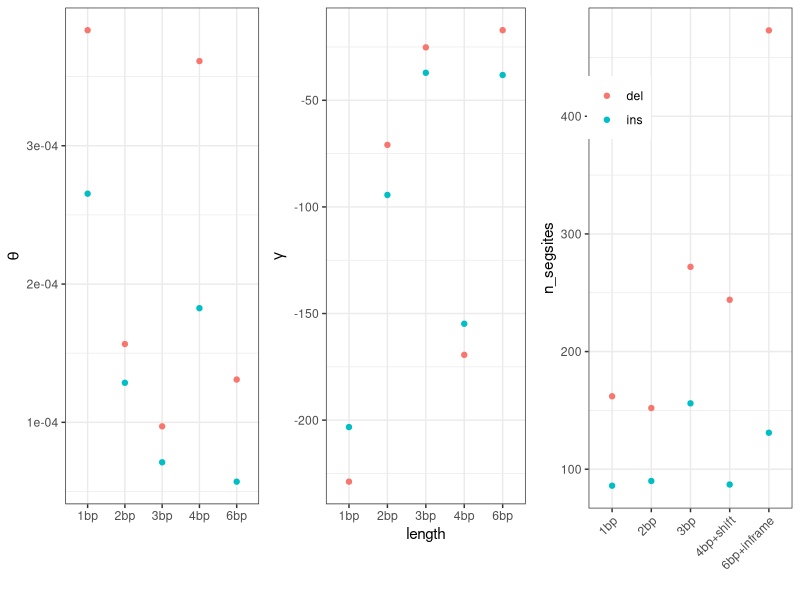
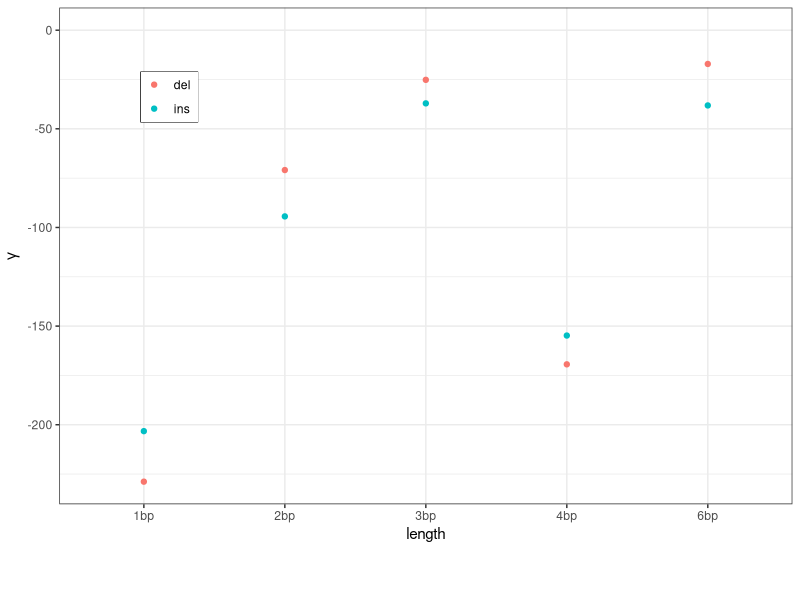

These charts were generated, in order, by the following R code:
library(ggplot2)
library(gridExtra)

len_data = read.csv('dmel_sel_v_neu_anavar_1class_equal_t_lengths.csv')

sel_data = subset(len_data, sel_type=='sel')

# theta plot
t_plot = ggplot(sel_data, aes(x=length, y=theta, colour=var_type)) +
    geom_point(stat='identity') +
    theme_bw() +
    theme(legend.position='none') +
    ylab(expression(theta)) + xlab(' \n\n\n')

# gamma plot
g_plot = ggplot(sel_data, aes(x=length, y=gamma, colour=var_type)) +
    geom_point(stat='identity') +
    theme_bw() + xlab('length\n\n\n')  +
    ylab(expression(gamma))

# n plot
n_data = read.delim('length_analysis_segsite_numbers.txt')

n_plot = ggplot(n_data, aes(x=length, y=n_segsites, colour=var_type)) +
    geom_point(stat='identity') +
    theme_bw() + xlab('') +
    theme(legend.title=element_blank(), legend.position=c(0.15, 0.80),
    axis.text.x=element_text(angle=45, hjust=1))

png('length_anavar.png', height=3, width=9, units='in', res=320)

grid.arrange(t_plot, g_plot + theme(legend.title=element_blank(), legend.position='none'), n_plot, nrow=1)

dev.off()

pdf('length_anavar_gamma.pdf', width=3, height=3)

g_plot + theme(legend.title=element_blank(), legend.position=c(0.15, 0.82),
legend.box.background = element_rect(), legend.margin=margin(.5, 5, 1, 1)) + ylim(min(sel_data$gamma), 0)


dev.off()